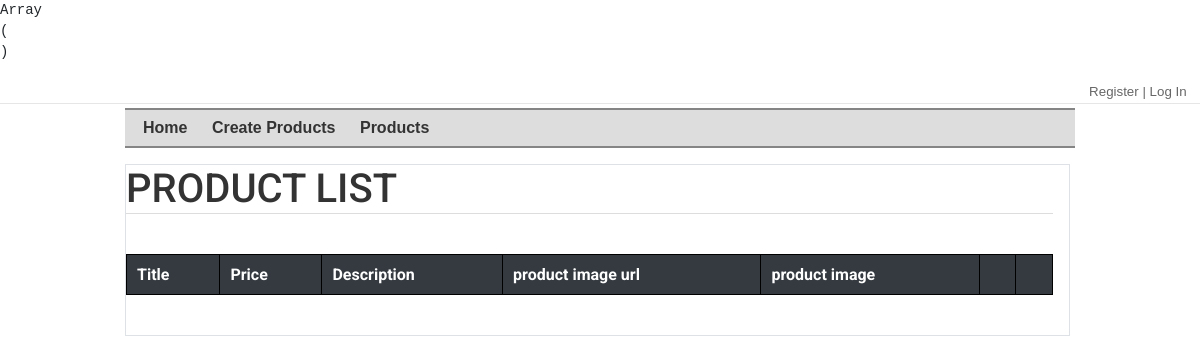
Page /admin/products.php on the earlier database version.
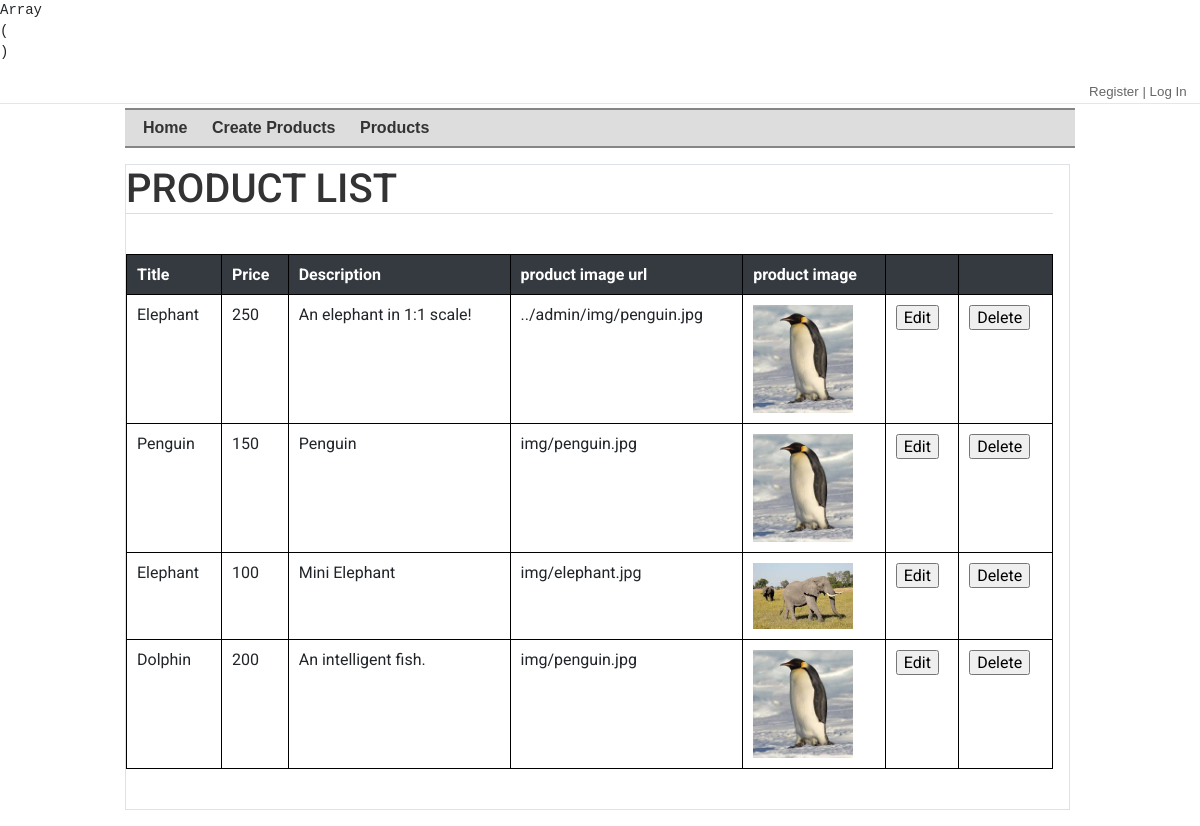
Same page on the later database version.
### tables this page shows
CREATE TABLE `products` (
  `id` int(9) NOT NULL,
  `title` varchar(90) NOT NULL,
  `description` text NOT NULL,
  `price` int(9) NOT NULL,
  `img_url` varchar(255) DEFAULT NULL
);

### src/app/products_functions.php (called while the page is built, shortened)
<?php
function fetchAllProducts() {
	global $dbconnect;
	try {
		$query = "SELECT * FROM products;";
		$stmt = $dbconnect->query($query);
		$products = $stmt->fetchAll();
	} catch (\PDOException $e) {
		throw new \PDOException($e->getMessage(), (int) $e->getCode());
	}
	return $products;
}
?>

### public/admin/products.php (the view, shortened to what this page needs)
<?php
$products = fetchAllProducts();
?>
<?php include('layout/header.php'); ?>
<div id="content">
  <article class="border">
    <h1>Product List</h1>
    <table id="product_table" class="table">
		<thead class="thead-dark">
			<tr>
				<th scope="col">Title</th>
				<th scope="col">Price</th>
				<th scope="col">Description</th>
				<th scope="col">product image url</th>
				<th scope="col">product image</th>
				<th scope="col"></th>
				<th scope="col"></th>
			</tr>
	  </thead>
		<tbody>
			<?php foreach ($products as $key => $product) { ?>
				<tr>
					<td><?=htmlentities($product['title'])?></td>
					<td><?=htmlentities($product['price'])?></td>
					<td><?=htmlentities($product['description'])?></td>
					<td><?=htmlentities($product['img_url'])?></td>
					<td><img src="<?=htmlentities($product['img_url'])?>"></td>
					<td>
						<form action="edit_product.php" method="GET">
							<input type="submit" name="" value="Edit">
						</form>
					</td>
					<td>
						<form action="" method="POST">
							<input type="submit" name="deleteProductBtn" value="Delete">
						</form>
					</td>
				</tr>
			<?php } ?>
		</tbody>
	</table>
  </article>
</div>
<?php include('layout/footer.php'); ?>

Differences in the rows shown:
added products: title "Elephant", price "250", description "An elephant in 1:1 scale!", img_url "../admin/img/penguin.jpg", img_url (picture)
added products: title "Penguin", price "150", description "Penguin", img_url "img/penguin.jpg", img_url (picture)
added products: title "Elephant", price "100", description "Mini Elephant", img_url "img/elephant.jpg", img_url (picture)
added products: title "Dolphin", price "200", description "An intelligent fish.", img_url "img/penguin.jpg", img_url (picture)
